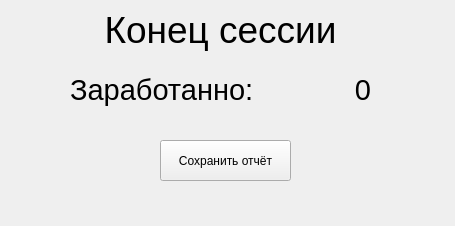
<?xml version="1.0" encoding="UTF-8"?>
<ui version="4.0">
 <class>End_session_Window</class>
 <widget class="QMainWindow" name="End_session_Window">
  <property name="geometry">
   <rect>
    <x>0</x>
    <y>0</y>
    <width>455</width>
    <height>226</height>
   </rect>
  </property>
  <property name="windowTitle">
   <string>MainWindow</string>
  </property>
  <widget class="QWidget" name="centralwidget">
   <widget class="QLabel" name="label">
    <property name="geometry">
     <rect>
      <x>100</x>
      <y>0</y>
      <width>241</width>
      <height>61</height>
     </rect>
    </property>
    <property name="text">
     <string>&lt;html&gt;&lt;head/&gt;&lt;body&gt;&lt;p align=&quot;center&quot;&gt;&lt;span style=&quot; font-size:28pt;&quot;&gt;Конец сессии&lt;/span&gt;&lt;/p&gt;&lt;/body&gt;&lt;/html&gt;</string>
    </property>
   </widget>
   <widget class="QWidget" name="layoutWidget">
    <property name="geometry">
     <rect>
      <x>70</x>
      <y>70</y>
      <width>301</width>
      <height>41</height>
     </rect>
    </property>
    <layout class="QHBoxLayout" name="horizontalLayout">
     <item>
      <widget class="QLabel" name="label_2">
       <property name="text">
        <string>&lt;html&gt;&lt;head/&gt;&lt;body&gt;&lt;p&gt;&lt;span style=&quot; font-size:22pt;&quot;&gt;Заработанно:&lt;/span&gt;&lt;/p&gt;&lt;/body&gt;&lt;/html&gt;</string>
       </property>
      </widget>
     </item>
     <item>
      <widget class="QLabel" name="label_3">
       <property name="baseSize">
        <size>
         <width>0</width>
         <height>0</height>
        </size>
       </property>
       <property name="text">
        <string>&lt;html&gt;&lt;head/&gt;&lt;body&gt;&lt;p align=&quot;right&quot;&gt;&lt;span style=&quot; font-size:22pt;&quot;&gt;0&lt;/span&gt;&lt;/p&gt;&lt;/body&gt;&lt;/html&gt;</string>
       </property>
       <property name="margin">
        <number>0</number>
       </property>
      </widget>
     </item>
    </layout>
   </widget>
   <widget class="QPushButton" name="pushButton">
    <property name="geometry">
     <rect>
      <x>160</x>
      <y>140</y>
      <width>131</width>
      <height>41</height>
     </rect>
    </property>
    <property name="text">
     <string>Сохранить отчёт</string>
    </property>
   </widget>
  </widget>
  <widget class="QMenuBar" name="menubar">
   <property name="geometry">
    <rect>
     <x>0</x>
     <y>0</y>
     <width>455</width>
     <height>22</height>
    </rect>
   </property>
  </widget>
 </widget>
 <resources/>
 <connections/>
</ui>
